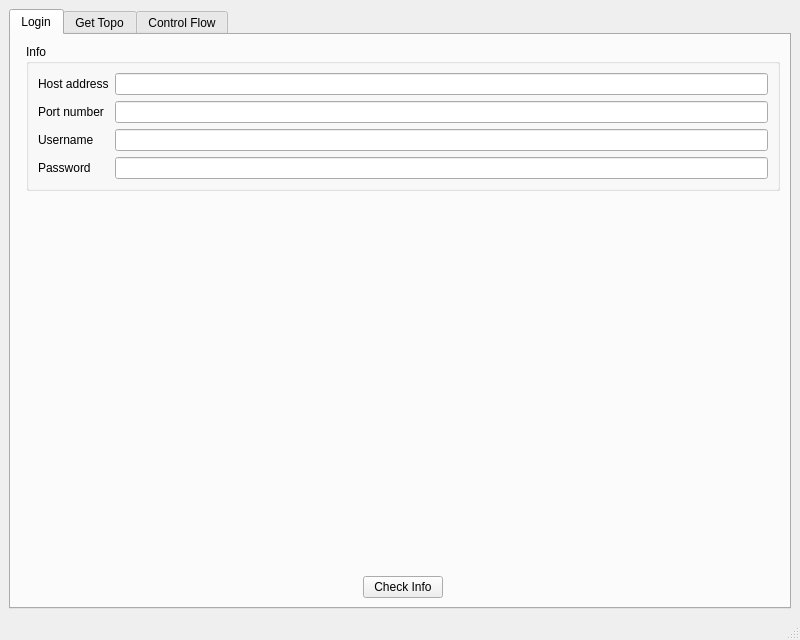
<?xml version="1.0" encoding="UTF-8"?>
<ui version="4.0">
 <class>MainWindow</class>
 <widget class="QMainWindow" name="MainWindow">
  <property name="geometry">
   <rect>
    <x>0</x>
    <y>0</y>
    <width>800</width>
    <height>640</height>
   </rect>
  </property>
  <property name="minimumSize">
   <size>
    <width>800</width>
    <height>500</height>
   </size>
  </property>
  <property name="windowTitle">
   <string>Control Net</string>
  </property>
  <widget class="QWidget" name="centralwidget">
   <layout class="QHBoxLayout" name="horizontalLayout_2">
    <item>
     <widget class="QTabWidget" name="tabWidget">
      <property name="currentIndex">
       <number>0</number>
      </property>
      <widget class="QWidget" name="tab_login">
       <attribute name="title">
        <string>Login</string>
       </attribute>
       <layout class="QFormLayout" name="formLayout">
        <item row="0" column="1">
         <widget class="QGroupBox" name="groupBox">
          <property name="title">
           <string>Info</string>
          </property>
          <layout class="QHBoxLayout" name="horizontalLayout_6">
           <item>
            <layout class="QFormLayout" name="formLayout_2">
             <item row="0" column="0">
              <widget class="QLabel" name="label">
               <property name="text">
                <string>Host address</string>
               </property>
              </widget>
             </item>
             <item row="1" column="0">
              <widget class="QLabel" name="label_2">
               <property name="text">
                <string>Port number</string>
               </property>
              </widget>
             </item>
             <item row="2" column="0">
              <widget class="QLabel" name="label_3">
               <property name="text">
                <string>Username</string>
               </property>
              </widget>
             </item>
             <item row="3" column="0">
              <widget class="QLabel" name="label_4">
               <property name="text">
                <string>Password</string>
               </property>
              </widget>
             </item>
             <item row="0" column="1">
              <widget class="QLineEdit" name="edt_host_addr"/>
             </item>
             <item row="1" column="1">
              <widget class="QLineEdit" name="edt_port_number"/>
             </item>
             <item row="2" column="1">
              <widget class="QLineEdit" name="edt_user_name"/>
             </item>
             <item row="3" column="1">
              <widget class="QLineEdit" name="edt_password"/>
             </item>
            </layout>
           </item>
          </layout>
         </widget>
        </item>
        <item row="3" column="1">
         <spacer name="verticalSpacer">
          <property name="orientation">
           <enum>Qt::Vertical</enum>
          </property>
          <property name="sizeHint" stdset="0">
           <size>
            <width>20</width>
            <height>40</height>
           </size>
          </property>
         </spacer>
        </item>
        <item row="4" column="1">
         <layout class="QHBoxLayout" name="horizontalLayout">
          <item>
           <spacer name="horizontalSpacer">
            <property name="orientation">
             <enum>Qt::Horizontal</enum>
            </property>
            <property name="sizeHint" stdset="0">
             <size>
              <width>40</width>
              <height>20</height>
             </size>
            </property>
           </spacer>
          </item>
          <item>
           <widget class="QPushButton" name="btn_check_info">
            <property name="text">
             <string>Check Info</string>
            </property>
           </widget>
          </item>
          <item>
           <spacer name="horizontalSpacer_2">
            <property name="orientation">
             <enum>Qt::Horizontal</enum>
            </property>
            <property name="sizeHint" stdset="0">
             <size>
              <width>40</width>
              <height>20</height>
             </size>
            </property>
           </spacer>
          </item>
         </layout>
        </item>
        <item row="2" column="1">
         <widget class="QLabel" name="label_info">
          <property name="styleSheet">
           <string notr="true">color: rgb(255, 0, 0)</string>
          </property>
          <property name="text">
           <string/>
          </property>
          <property name="alignment">
           <set>Qt::AlignHCenter|Qt::AlignTop</set>
          </property>
         </widget>
        </item>
       </layout>
      </widget>
      <widget class="QWidget" name="tab_get_topo">
       <attribute name="title">
        <string>Get Topo</string>
       </attribute>
       <layout class="QVBoxLayout" name="verticalLayout_6">
        <item>
         <widget class="QTextEdit" name="edt_topo">
          <property name="enabled">
           <bool>true</bool>
          </property>
          <property name="readOnly">
           <bool>true</bool>
          </property>
         </widget>
        </item>
        <item>
         <layout class="QHBoxLayout" name="horizontalLayout_3">
          <item>
           <spacer name="horizontalSpacer_4">
            <property name="orientation">
             <enum>Qt::Horizontal</enum>
            </property>
            <property name="sizeHint" stdset="0">
             <size>
              <width>40</width>
              <height>20</height>
             </size>
            </property>
           </spacer>
          </item>
          <item>
           <widget class="QPushButton" name="btn_get_topo">
            <property name="text">
             <string>Update Topology</string>
            </property>
           </widget>
          </item>
          <item>
           <spacer name="horizontalSpacer_3">
            <property name="orientation">
             <enum>Qt::Horizontal</enum>
            </property>
            <property name="sizeHint" stdset="0">
             <size>
              <width>40</width>
              <height>20</height>
             </size>
            </property>
           </spacer>
          </item>
         </layout>
        </item>
       </layout>
      </widget>
      <widget class="QWidget" name="tab_control">
       <attribute name="title">
        <string>Control Flow</string>
       </attribute>
       <layout class="QVBoxLayout" name="verticalLayout">
        <item>
         <widget class="QLabel" name="message">
          <property name="sizePolicy">
           <sizepolicy hsizetype="Preferred" vsizetype="Preferred">
            <horstretch>0</horstretch>
            <verstretch>0</verstretch>
           </sizepolicy>
          </property>
          <property name="styleSheet">
           <string notr="true">color: rgb(255, 0, 0);
font: 12pt &quot;Sans Serif&quot;;</string>
          </property>
          <property name="text">
           <string>You must get topology first!</string>
          </property>
          <property name="alignment">
           <set>Qt::AlignCenter</set>
          </property>
         </widget>
        </item>
        <item>
         <spacer name="verticalSpacer_2">
          <property name="orientation">
           <enum>Qt::Vertical</enum>
          </property>
          <property name="sizeHint" stdset="0">
           <size>
            <width>20</width>
            <height>40</height>
           </size>
          </property>
         </spacer>
        </item>
        <item>
         <widget class="QComboBox" name="cb_node"/>
        </item>
        <item>
         <widget class="QPushButton" name="btn_view_flow">
          <property name="text">
           <string>View all flow</string>
          </property>
         </widget>
        </item>
        <item>
         <widget class="QPushButton" name="btn_add_flow">
          <property name="text">
           <string>Add flow</string>
          </property>
         </widget>
        </item>
        <item>
         <widget class="QPushButton" name="btn_delete_all_flow">
          <property name="text">
           <string>Delete all flow</string>
          </property>
         </widget>
        </item>
        <item>
         <layout class="QHBoxLayout" name="horizontalLayout_4">
          <item>
           <widget class="QComboBox" name="cb_flow_id"/>
          </item>
          <item>
           <widget class="QPushButton" name="btn_del_flow_id">
            <property name="text">
             <string>Delete specific</string>
            </property>
           </widget>
          </item>
         </layout>
        </item>
        <item>
         <spacer name="verticalSpacer_3">
          <property name="orientation">
           <enum>Qt::Vertical</enum>
          </property>
          <property name="sizeHint" stdset="0">
           <size>
            <width>20</width>
            <height>40</height>
           </size>
          </property>
         </spacer>
        </item>
       </layout>
      </widget>
     </widget>
    </item>
   </layout>
  </widget>
  <widget class="QStatusBar" name="statusbar"/>
 </widget>
 <resources/>
 <connections/>
</ui>
